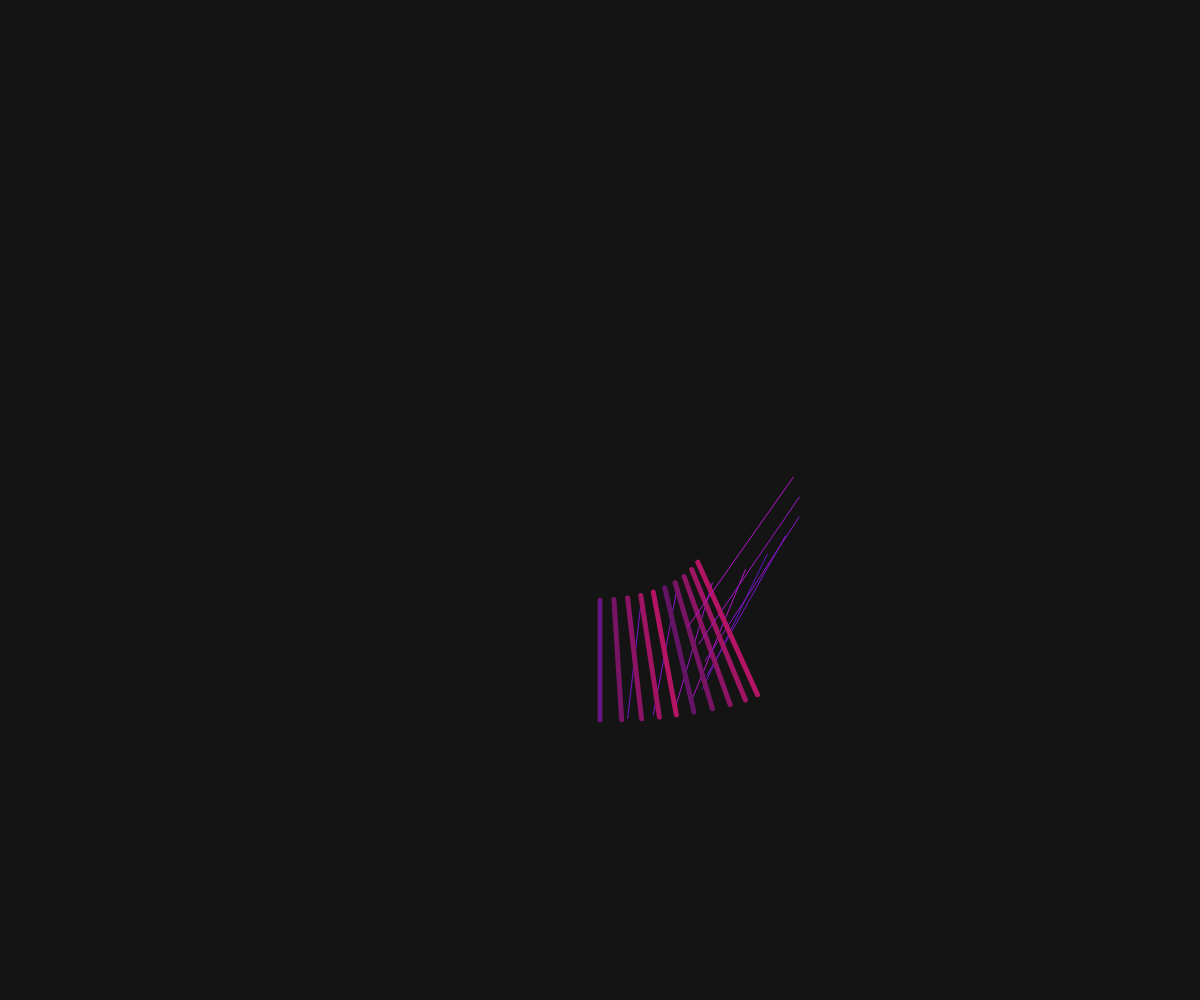
Frame 1 (no input)
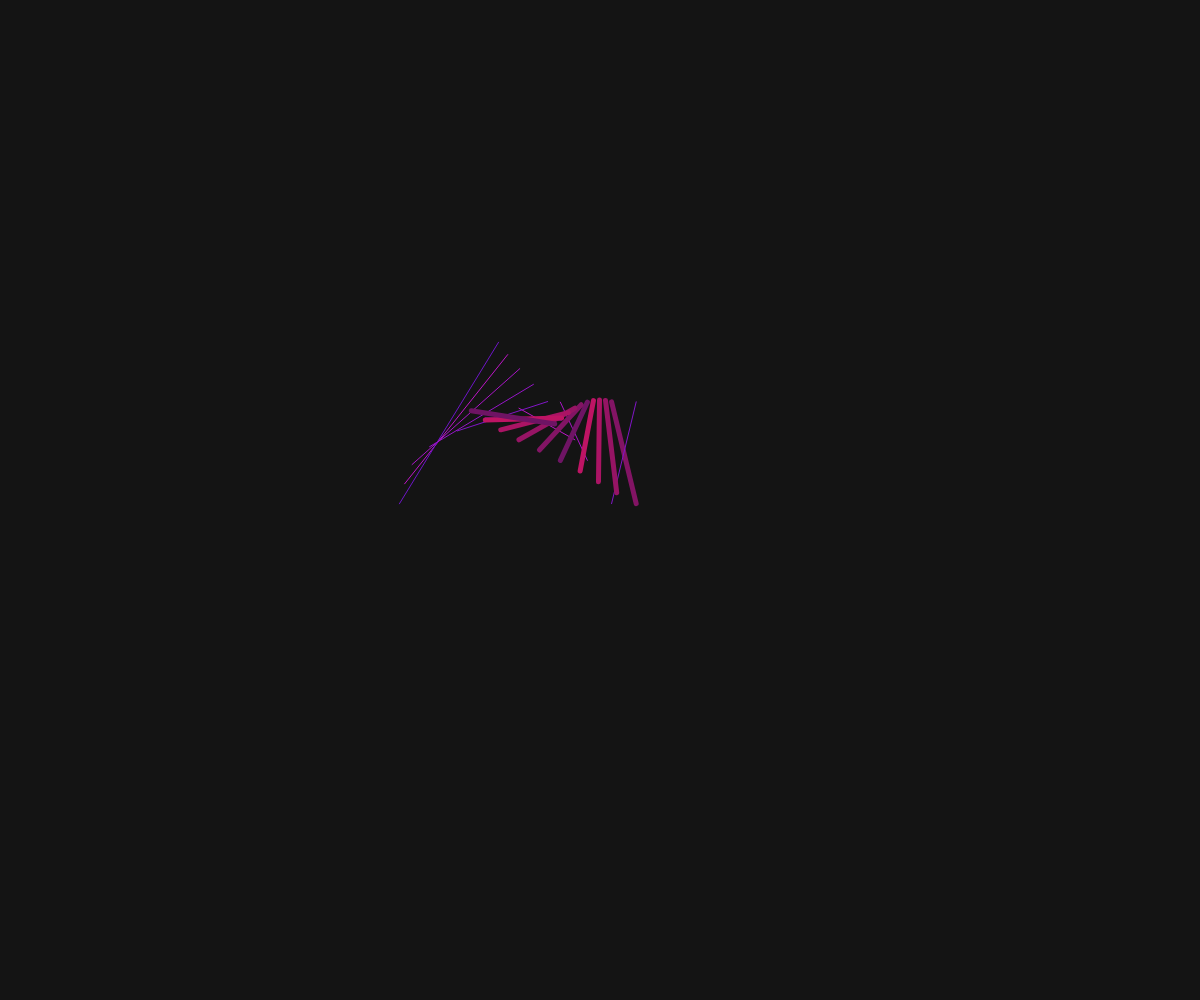
Frame 60 (no input)
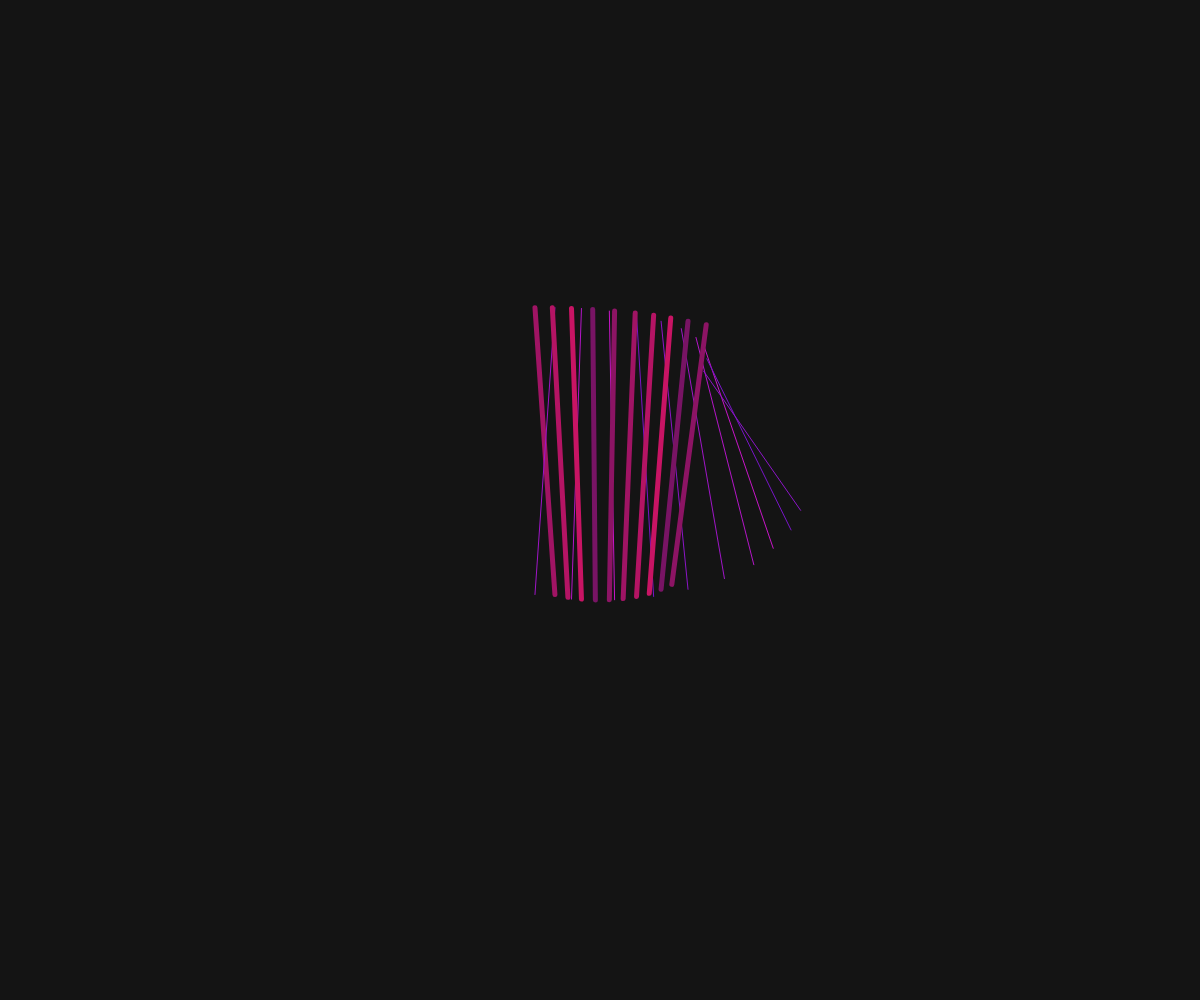
Frame 120 (the mouse pressed at the canvas centre since frame 60)

The p5.js sketch that drew these frames (run headless with seeded random() and noise() and a simulated clock; from frame 60 on, the mouse is pressed at the canvas centre):

// p5.js sketch
// ── sketch.js
var NUMBER_OF_LINES = 10
var SPEED = 0.5

var t = 0
function setup() {
  createCanvas(windowWidth, windowHeight)
  background(20)
}

function draw() {
  background(20)

  translate(width/2, height/2)

  for (var i=0; i < NUMBER_OF_LINES; i++) {
    stroke((t+i*20)%100+100, 20, 100)
    strokeWeight(5)
    line(x1(t + i), y1(t + i), x2(t + i), y2(t + i))

    stroke((t+i*20)%100+100, 20, 200)
    strokeWeight(1)
    line(x2(t + i * 2), y1(t + i * 2), x1(t + i * 2), y2(t + i * 2))
  }

  // point(x1(t), y1(t))
  // point(x2(t), y2(t))

  t += SPEED
}

function x1(t) {
  return Math.sin(t / 10) * 100 + Math.sin(t / 5) * 20
}

function y1(t) {
  return Math.cos(t / 10) * 100
}

function x2(t) {
  return Math.sin(t / 10) * 200 + Math.sin(t) * 2
}

function y2(t) {
  return Math.cos(t / 20) * 200 + Math.cos(t / 12) * 20
}

// ── circle.html
<!DOCTYPE html>
<html>
  <head>
    <meta charset="utf-8">
    <title></title>
  </head>
  <body>
    <script src="circle.js" type="text/javascript"></script>
    <script src="//cdnjs.cloudflare.com/ajax/libs/p5.js/0.4.23/p5.js"></script>
  </body>
</html>

// ── circle.js
var NUMBER_OF_LINES = 1
var SPEED = 0.05

var t = 0
function setup() {
  createCanvas(windowWidth, windowHeight)
  stroke(color(255, 200, 255, 200))
  strokeWeight(5)
  c = color(200, 0, 100, 10)
  background(c)
}

function draw() {
  background(c)

  translate(width/2, height/2)
  for (var i=0; i<NUMBER_OF_LINES; i++) {
    line(x1(t + i), y1(t + i), x2(t + i), y2(t + i))
  }

  t += SPEED
  console.log(t);
}

function x1(t) {
  return Math.sin(t) * 250
}

function y1(t) {
  return Math.cos(t) * 200
}

function x2(t) {
  return -Math.sin(t) * 50
}

function y2(t) {
  return Math.cos(t) * 50
}
